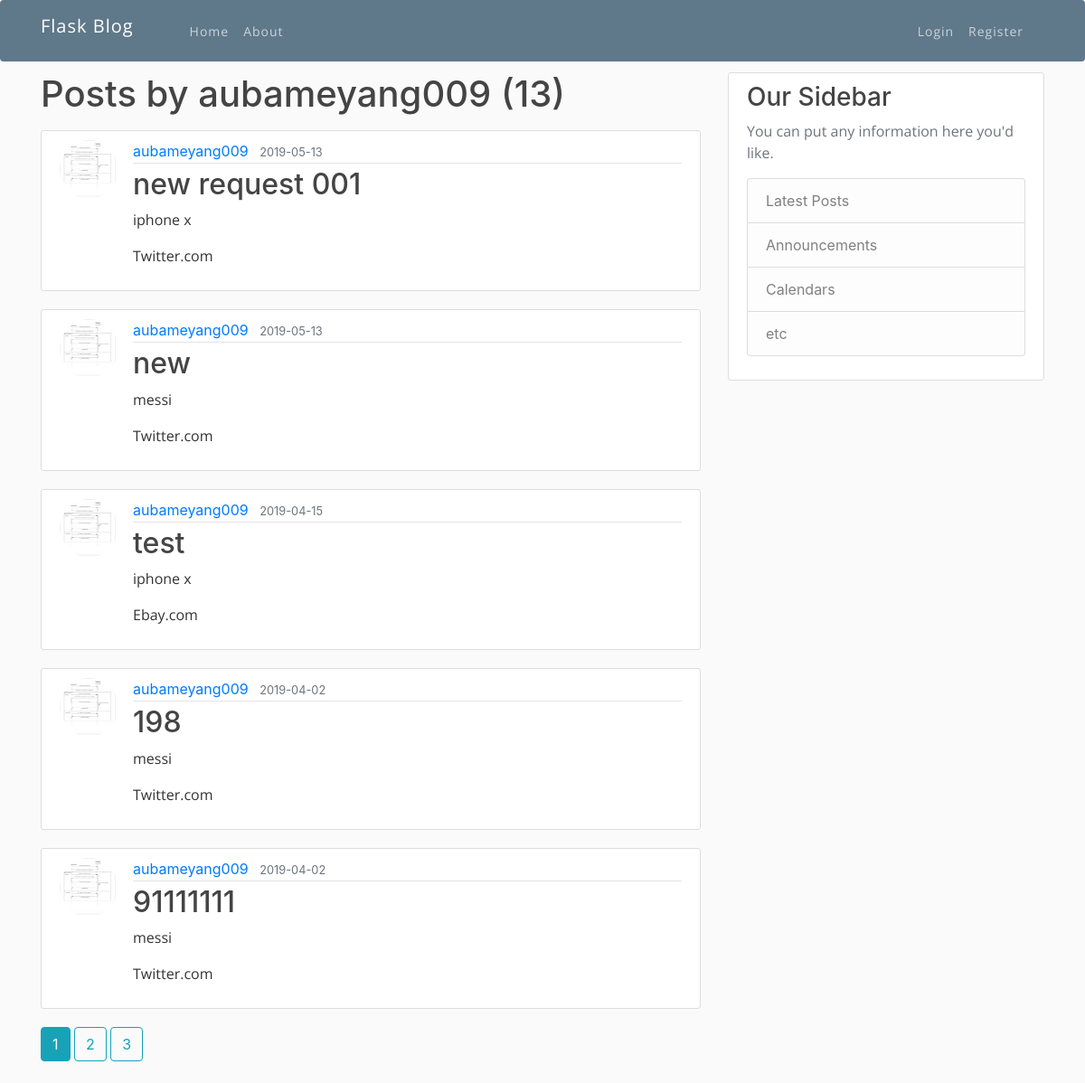
/user/aubameyang009, run on the app's committed database.
### flaskblog/models.py (models this page shows, shortened)
class User(db.Model, UserMixin):
    id = db.Column(db.Integer, primary_key=True)
    username = db.Column(db.String(20), unique=True, nullable=False)
    email = db.Column(db.String(120), unique=True, nullable=False)
    image_file = db.Column(db.String(20), nullable=False, default='default.jpg')
    password = db.Column(db.String(60), nullable=False)
    posts = db.relationship('Post', backref='Client', lazy=True, cascade="save-update, merge, delete")

class Post(db.Model):
    id = db.Column(db.Integer, primary_key=True)
    title = db.Column(db.String(100), nullable=False)
    date_posted = db.Column(db.DateTime, nullable=False, default=datetime.utcnow)
    keywords = db.Column(db.Text, nullable=False)
    url=db.Column(db.Text, nullable=False)
    user_id = db.Column(db.Integer, db.ForeignKey('user.id'), nullable=False)
    reviews = db.relationship('Review', backref='origin', lazy=True)
    graphs= db.relationship('Graph', backref='gg', lazy=True, cascade="save-update, merge, delete")

### flaskblog/routes.py (the view)
@app.route("/user/<string:username>")
def user_posts(username):
    page = request.args.get('page', 1, type=int)
    user = User.query.filter_by(username=username).first_or_404()
    posts = Post.query.filter_by(Client=user)\
        .order_by(Post.date_posted.desc())\
        .paginate(page=page, per_page=5)
    return render_template('user_posts.html', posts=posts, user=user)

### flaskblog/templates/user_posts.html
{% extends "layout.html" %}
{% block content %}
    <h1 class="mb-3">Posts by {{ user.username }} ({{ posts.total }})</h1>
    {% for post in posts.items %}
        <article class="media content-section">
          <img class="rounded-circle article-img" src="{{ url_for('static', filename='profile_pics/' + post.Client.image_file) }}">
          <div class="media-body">
            <div class="article-metadata">
              <a class="mr-2" href="{{ url_for('user_posts', username=post.Client.username) }}">{{ post.Client.username }}</a>
              <small class="text-muted">{{ post.date_posted.strftime('%Y-%m-%d') }}</small>
            </div>
            <h2><a class="article-title" href="{{ url_for('post', post_id=post.id) }}">{{ post.title }}</a></h2>
            <p class="article-content">{{ post.keywords }}</p>
            <p class="article-content">{{ post.url }}</p>
          </div>
        </article>
    {% endfor %}
    {% for page_num in posts.iter_pages(left_edge=1, right_edge=1, left_current=1, right_current=2) %}
      {% if page_num %}
        {% if posts.page == page_num %}
          <a class="btn btn-info mb-4" href="{{ url_for('user_posts', username=user.username, page=page_num) }}">{{ page_num }}</a>
        {% else %}
          <a class="btn btn-outline-info mb-4" href="{{ url_for('user_posts', username=user.username, page=page_num) }}">{{ page_num }}</a>
        {% endif %}
      {% else %}
        ...
      {% endif %}
    {% endfor %}
{% endblock content %}

### flaskblog/static/style.css (style rules this page uses)
html, body, div, span, applet, object, iframe, h1, h2, h3, h4, h5, h6, p, blockquote, pre, a, abbr, acronym, address, big, cite, code, del, dfn, em, img, ins, kbd, q, s, samp, small, strike, strong, sub, sup, tt, var, b, u, i, center, dl, dt, dd, ol, ul, li, fieldset, form, label, legend, table, caption, tbody, tfoot, thead, tr, th, td, article, aside, canvas, details, embed, figure, figcaption, footer, header, hgroup, menu, nav, output, ruby, section, summary, time, mark, audio, video { margin: 0; padding: 0; border: 0; font-size: 100%; font: inherit; vertical-align: baseline; }
article, aside, details, figcaption, figure, footer, header, hgroup, menu, nav, section { display: block; }
body { line-height: 1; }
h1 { font-size: 16px; }
html * { -webkit-font-smoothing: antialiased; -moz-osx-font-smoothing: grayscale; }
*, *:after, *:before { -webkit-box-sizing: border-box; -moz-box-sizing: border-box; box-sizing: border-box; }
h1, h2, h3, h4, h5, h6 { font-family: Open Sans; }
p { font-family: Open Sans; }

### flaskblog/static/main.css (style rules this page uses)
body { background: #fafafa; color: #333333; margin-top: 5rem; }
h1, h2, h3, h4, h5, h6 { color: #444444; }
.content-section { background: #ffffff; padding: 10px 20px; border: 1px solid #dddddd; border-radius: 3px; margin-bottom: 20px; }
.article-title { color: #444444; }
.article-content { white-space: pre-line; }
.article-img { height: 65px; width: 65px; margin-right: 16px; }
.article-metadata { padding-bottom: 1px; margin-bottom: 4px; border-bottom: 1px solid #e3e3e3 }

### data on the page
User: username "aubameyang009"
Post: image_file (picture), Client.username "aubameyang009", date_posted "2019-05-13", title "new request 001", keywords "iphone x", url "Twitter.com"
Post: image_file (picture), Client.username "aubameyang009", date_posted "2019-05-13", title "new", keywords "messi", url "Twitter.com"
Post: image_file (picture), Client.username "aubameyang009", date_posted "2019-04-15", title "test", keywords "iphone x", url "Ebay.com"
Post: image_file (picture), Client.username "aubameyang009", date_posted "2019-04-02", title "198", keywords "messi", url "Twitter.com"
Post: image_file (picture), Client.username "aubameyang009", date_posted "2019-04-02", title "91111111", keywords "messi", url "Twitter.com"

### other printed values
{{ posts.total }} "13"
{{ page_num }} "1"
{{ page_num }} "2" "3"
